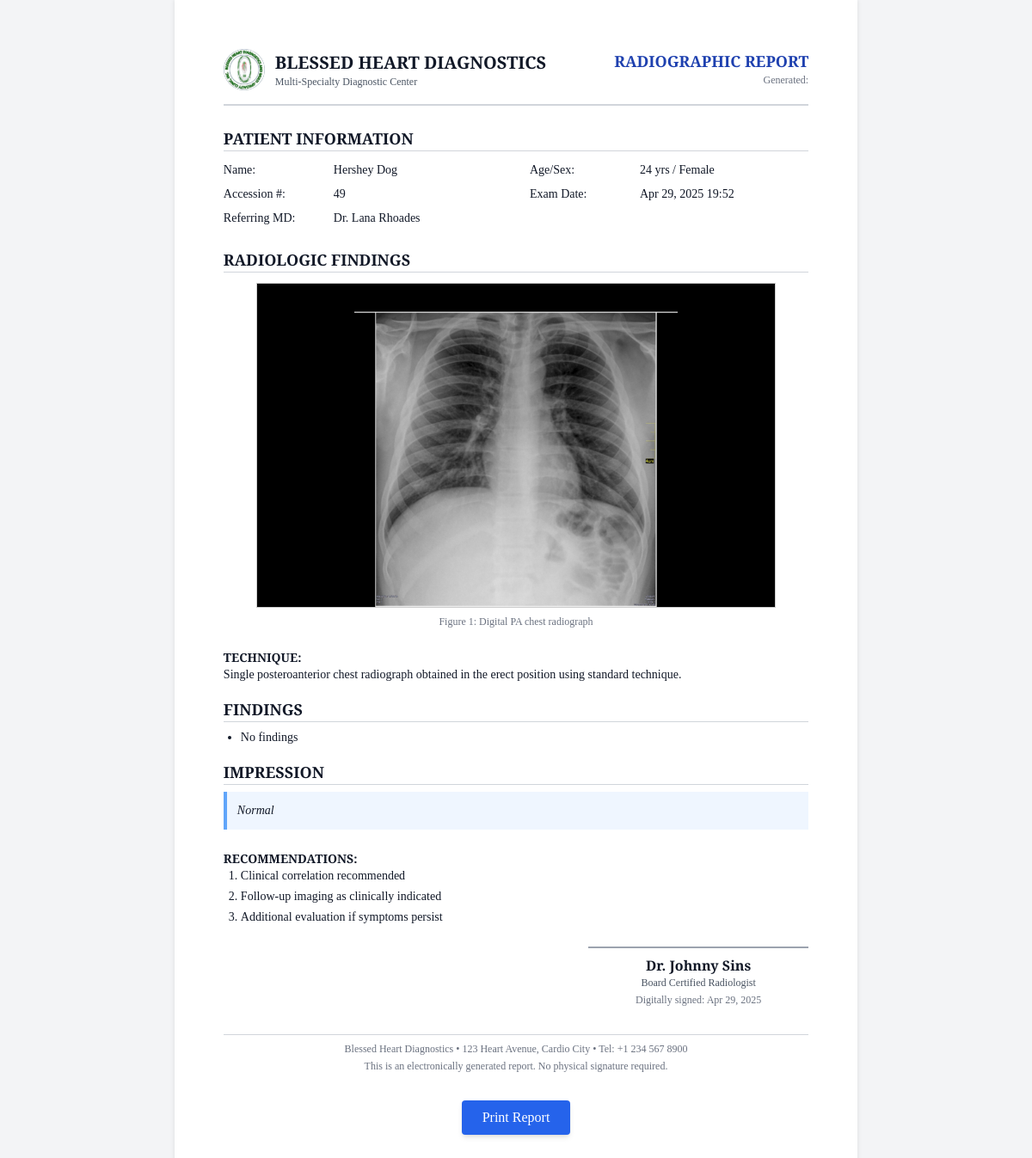
Screenshot of /diagnosis/report/49/ with the database file from the repository.
### patient/models.py (models this page shows, shortened)
class Patient(models.Model):
    patient_id = models.CharField(
        max_length=5,
        unique=True,
        editable=False
    )
    GENDER_CHOICES = [
        ('M', 'Male'),
        ('F', 'Female'),
        ('O', 'Other'),
    ]
    DIAGNOSIS_CHOICES = [
        ('Pending', 'Pending'),
        ('No Findings', 'No Findings'),
        ('Cavity', 'Cavity'),
        ('Effusion', 'Effusion'),
    ]
    diagnosis      = models.CharField(
        max_length=20,
        choices=DIAGNOSIS_CHOICES,
        default='Pending'
    )
    confidence     = models.FloatField(
        null=True,
        blank=True,
        help_text="Model confidence (0–1) for the last diagnosis"
    )
    first_name     = models.CharField(max_length=100)
    middle_name    = models.CharField(max_length=100, blank=True, null=True)
    last_name      = models.CharField(max_length=100)
    gender         = models.CharField(max_length=1, choices=GENDER_CHOICES)
    birthdate      = models.DateField()
    age            = models.PositiveIntegerField(editable=False)
    contact_number = models.CharField(max_length=20)
    diagnosis      = models.CharField(
        max_length=20,
        choices=DIAGNOSIS_CHOICES,
        default='Pending'
    )

### diagnosis/models.py (models this page shows, shortened)
class DiagnosisRecord(models.Model):
    patient       = models.ForeignKey(Patient, on_delete=models.CASCADE, related_name='history')
    diagnosed_at  = models.DateTimeField(default=timezone.now)
    label         = models.CharField(max_length=20)
    confidence    = models.FloatField()
    xray_image    = models.ImageField(
        upload_to='diagnosis_history/',
        blank=True,
        null=True,
        help_text="The exact X-ray image used for this diagnosis."
    )
    class Meta:
        ordering = ['-diagnosed_at']

### diagnosis/views.py (the view)
# urls.py: path('report/<int:pk>/', views.report_view, name='diagnosis_report'),
def report_view(request, pk):
    record  = get_object_or_404(DiagnosisRecord, pk=pk)
    patient = record.patient
    if record.label == 'Effusion':
        findings = ["Pleural effusion"]
        impression = "Possible Pulmonary Tuberculosis"
    elif record.label == 'Cavity':
        findings = ["Cavity"]
        impression = "Possible Pulmonary Tuberculosis"
    else:  # 'No Findings' or other
        findings = ["No findings"]
        impression = "Normal"
    context = {
        'record':     record,
        'patient':    patient,
        'findings':   findings,
        'impression': impression,
        'generated':  datetime.now(),
    }
    return render(request, 'diagnosis/report.html', context)

### diagnosis/templates/diagnosis/report.html (shortened to what this page needs)
{% load static %}
<!DOCTYPE html>
<html lang="en">
<head>
  <script src="https://cdn.tailwindcss.com"></script>
</head>
<body class="bg-gray-100">
  <div class="page" id="report-content">
    <header class="flex justify-between items-start border-b-2 border-gray-300 pb-4 mb-6">
      <div class="flex items-center">
        <img src="{% static 'images/blessed.svg' %}" alt="Logo" class="h-12 w-12 mr-3">
        <div>
          <h1 class="text-xl font-bold">BLESSED HEART DIAGNOSTICS</h1>
          <p class="text-xs text-gray-600">Multi-Specialty Diagnostic Center</p>
        </div>
      </div>
      <div class="text-right">
        <p class="text-lg font-bold text-blue-800">RADIOGRAPHIC REPORT</p>
        <p class="text-xs text-gray-500">Generated: {{ now|date:"M d, Y H:i" }}</p>
      </div>
    </header>
    <section class="mb-6">
      <h2 class="text-lg font-bold border-b border-gray-300 mb-3">PATIENT INFORMATION</h2>
      <div class="grid grid-cols-2 gap-x-8 gap-y-2 text-sm">
        <div class="flex">
          <span class="font-medium w-32">Name:</span>
          <span>{{ patient.first_name }} {{ patient.last_name }}</span>
        </div>
        <div class="flex">
          <span class="font-medium w-32">Age/Sex:</span>
          <span>{{ patient.age }} yrs / {{ patient.get_gender_display }}</span>
        </div>
        <div class="flex">
          <span class="font-medium w-32">Accession #:</span>
          <span>{{ record.id }}</span>
        </div>
        <div class="flex">
          <span class="font-medium w-32">Exam Date:</span>
          <span>{{ record.diagnosed_at|date:"M d, Y H:i" }}</span>
        </div>
        <div class="flex">
          <span class="font-medium w-32">Referring MD:</span>
          <span>{{ record.referrer|default:"Dr. Lana Rhoades" }}</span>
        </div>
      </div>
    </section>
    {% if record.xray_image %}
    <section class="mb-6">
      <h2 class="text-lg font-bold border-b border-gray-300 mb-3">RADIOLOGIC FINDINGS</h2>
      <div class="xray-container">
        <img src="{{ record.xray_image.url }}" alt="Chest X-Ray" class="xray-image">
      </div>
      <p class="text-xs text-gray-500 text-center mt-2">Figure 1: Digital PA chest radiograph</p>
    </section>
    {% endif %}
    <section class="mb-4 text-sm">
      <h3 class="font-semibold">TECHNIQUE:</h3>
      <p>Single posteroanterior chest radiograph obtained in the erect position using standard technique.</p>
    </section>
    <section class="mb-4">
      <h3 class="text-lg font-bold border-b border-gray-300 mb-2">FINDINGS</h3>
      <ul class="list-disc pl-5 text-sm space-y-1">
        {% for line in findings %}
          <li>{{ line }}</li>
        {% endfor %}
      </ul>
    </section>
    <section class="mb-6">
      <h3 class="text-lg font-bold border-b border-gray-300 mb-2">IMPRESSION</h3>
      <div class="bg-blue-50 p-3 border-l-4 border-blue-400 italic text-sm">
        {{ impression }}
      </div>
    </section>
    <section class="mb-6 text-sm">
      <h3 class="font-semibold">RECOMMENDATIONS:</h3>
      <ol class="list-decimal pl-5 space-y-1">
        <li>Clinical correlation recommended</li>
        <li>Follow-up imaging as clinically indicated</li>
        <li>Additional evaluation if symptoms persist</li>
      </ol>
    </section>
    <div class="flex justify-end mt-4">
      <div class="text-center border-t-2 border-gray-400 pt-2 w-64">
        <p class="font-semibold">Dr. Johnny Sins</p>
        <p class="text-xs text-gray-600">Board Certified Radiologist</p>
        <p class="text-xs text-gray-500 mt-1">Digitally signed: {{ record.diagnosed_at|date:"M j, Y" }}</p>
      </div>
    </div>
    <footer class="text-center text-xs text-gray-500 mt-8 pt-2 border-t border-gray-300">
      <p>Blessed Heart Diagnostics • 123 Heart Avenue, Cardio City • Tel: +1 234 567 8900</p>
      <p class="mt-1">This is an electronically generated report. No physical signature required.</p>
    </footer>
    <div class="mt-8 text-center print:hidden">
      <button onclick="window.print();" class="bg-blue-600 hover:bg-blue-700 text-white font-medium py-2 px-6 rounded shadow-md">
        Print Report
      </button>
    </div>
  </div>
</body>
</html>

### diagnosis/templates/diagnosis/report.html (style rules this page uses)
body { font-family: 'Source Serif Pro', serif; color: #111827; line-height: 1.4; }
.page { width: 210mm; min-height: 297mm; padding: 15mm; margin: 0 auto; background: white; box-shadow: 0 0 5px rgba(0,0,0,0.1); }
.xray-container { width: 160mm; height: 100mm; margin: 0 auto; background-color: black; display: flex; justify-content: center; align-items: center; overflow: hidden; border: 1px solid #ccc; }
.xray-image { max-width: 100%; max-height: 100%; object-fit: contain; }

### rows the page displays
Patient: first_name "Hershey", last_name "Dog", age "24", gender "Female"
DiagnosisRecord: id "49", diagnosed_at "Apr 29, 2025 19:52", xray_image (picture), diagnosed_at "Apr 29, 2025"

### other values shown
{{ record.referrer|default:"Dr. Lana Rhoades" }} "Dr. Lana Rhoades"
{{ line }} "No findings"
{{ impression }} "Normal"
